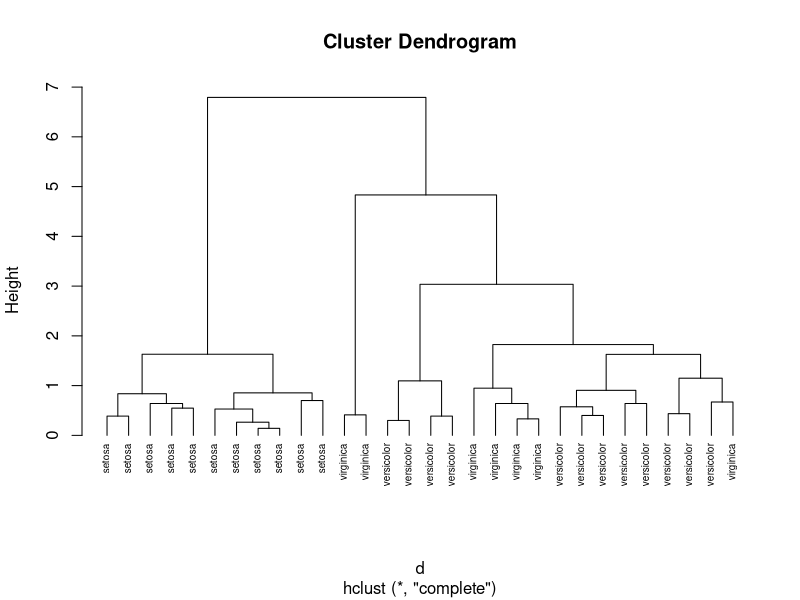
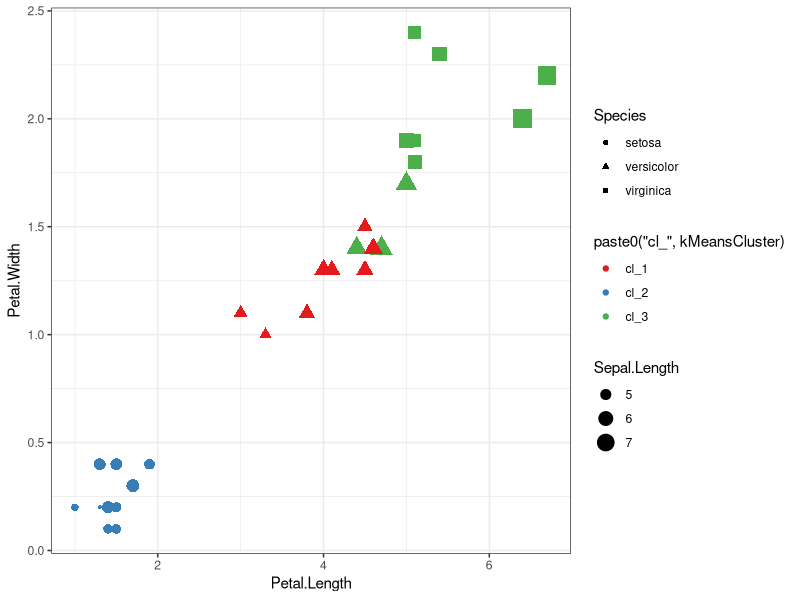

Reproduce these figures in R, in order.
## ---- chunk 1
knitr::opts_chunk$set(echo = TRUE)
## ---- chunk 2
require(tidyverse)
require(ggplot2)
data(iris)
iris
## ---- chunk 3
hc_in <- iris |> sample_n(size = 30) 
d <- dist(hc_in|> select(-Species) )
hc <- hclust(d)
hc$labels <- hc_in$Species
plot(hc, hang = -1, cex = 0.6)
## ---- chunk 4
km <- kmeans(hc_in |> select(-Species), centers = 3)
hc_in |> mutate(kMeansCluster = km$cluster) |> group_by(kMeansCluster, Species) |> tally() |> spread(Species, n)
hc_in |> mutate(kMeansCluster = km$cluster) |> ggplot(mapping = aes(x = Petal.Length, y = Petal.Width, size = Sepal.Length, shape = Species, colour = paste0("cl_", kMeansCluster))) + geom_point() + theme_bw() + scale_color_brewer(palette = "Set1") + scale_shape(solid = TRUE)
